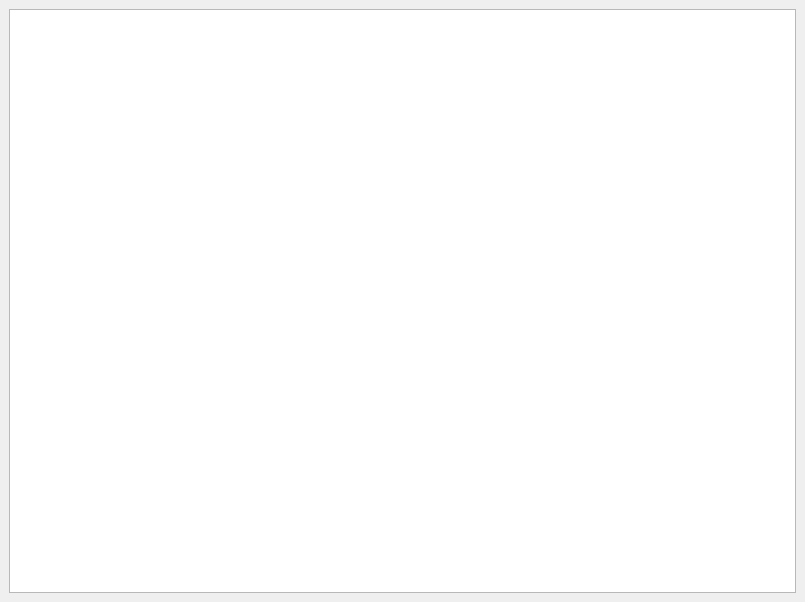
<?xml version="1.0" encoding="UTF-8"?>
<ui version="4.0">
	<class>ROS2PlanProblemViewer</class>
	<widget class="QWidget" name="ROS2PlanProblemViewer">
		<property name="geometry"><rect><x>0</x><y>0</y><width>805</width><height>602</height></rect></property>
		<property name="sizePolicy"><sizepolicy hsizetype="Expanding" vsizetype="Expanding"><horstretch>0</horstretch><verstretch>0</verstretch></sizepolicy>
		</property><property name="windowTitle"><string>ROS2Plan problem viewer</string></property>

		<layout class="QVBoxLayout" name="verticalLayout">
		   <property name="margin" ><number>9</number></property>
		   <property name="spacing" ><number>6</number></property>

			<item>
		    <widget class="QTextEdit" name="textEdit">
			   <property name="readOnly" ><bool>true</bool></property>
			</widget>
			</item>
		</layout>

	</widget>
</ui>
